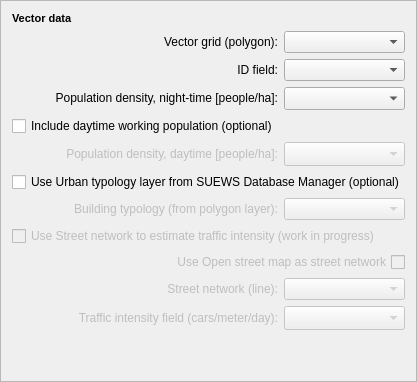
    <widget class="QFrame" name="frame_6">
     <property name="frameShape">
      <enum>QFrame::StyledPanel</enum>
     </property>
     <property name="frameShadow">
      <enum>QFrame::Raised</enum>
     </property>
     <layout class="QGridLayout" name="gridLayout_5">
      <item row="3" column="0">
       <widget class="QLabel" name="label_5">
        <property name="font">
         <font>
          <kerning>true</kerning>
         </font>
        </property>
        <property name="text">
         <string>ID field:</string>
        </property>
        <property name="alignment">
         <set>Qt::AlignRight|Qt::AlignTrailing|Qt::AlignVCenter</set>
        </property>
       </widget>
      </item>
      <item row="2" column="1">
       <widget class="QgsMapLayerComboBox" name="layerComboManagerPolygrid">
        <property name="maximumSize">
         <size>
          <width>16777215</width>
          <height>22</height>
         </size>
        </property>
       </widget>
      </item>
      <item row="12" column="0">
       <widget class="QLabel" name="label_29">
        <property name="enabled">
         <bool>false</bool>
        </property>
        <property name="font">
         <font>
          <kerning>true</kerning>
         </font>
        </property>
        <property name="text">
         <string>Street network (line):</string>
        </property>
        <property name="alignment">
         <set>Qt::AlignRight|Qt::AlignTrailing|Qt::AlignVCenter</set>
        </property>
       </widget>
      </item>
      <item row="9" column="1">
       <widget class="QgsMapLayerComboBox" name="layerComboManagerPolygridTypo">
        <property name="enabled">
         <bool>false</bool>
        </property>
        <property name="maximumSize">
         <size>
          <width>16777215</width>
          <height>22</height>
         </size>
        </property>
       </widget>
      </item>
      <item row="16" column="0">
       <spacer name="verticalSpacer_12">
        <property name="orientation">
         <enum>Qt::Vertical</enum>
        </property>
        <property name="sizeHint" stdset="0">
         <size>
          <width>20</width>
          <height>40</height>
         </size>
        </property>
       </spacer>
      </item>
      <item row="11" column="0" colspan="2">
       <widget class="QCheckBox" name="checkBoxOSM">
        <property name="enabled">
         <bool>false</bool>
        </property>
        <property name="layoutDirection">
         <enum>Qt::RightToLeft</enum>
        </property>
        <property name="text">
         <string>Use Open street map as street network</string>
        </property>
        <property name="checked">
         <bool>false</bool>
        </property>
       </widget>
      </item>
      <item row="4" column="0">
       <widget class="QLabel" name="label_27">
        <property name="text">
         <string>&lt;html&gt;&lt;head/&gt;&lt;body&gt;&lt;p&gt;Population density, night-time [people/ha]:&lt;/p&gt;&lt;/body&gt;&lt;/html&gt;</string>
        </property>
        <property name="alignment">
         <set>Qt::AlignRight|Qt::AlignTrailing|Qt::AlignVCenter</set>
        </property>
        <property name="buddy">
         <cstring></cstring>
        </property>
       </widget>
      </item>
      <item row="2" column="0">
       <widget class="QLabel" name="label">
        <property name="text">
         <string>Vector grid (polygon):</string>
        </property>
        <property name="alignment">
         <set>Qt::AlignRight|Qt::AlignTrailing|Qt::AlignVCenter</set>
        </property>
       </widget>
      </item>
      <item row="10" column="0" colspan="2">
       <widget class="QCheckBox" name="checkBoxTraffic">
        <property name="enabled">
         <bool>false</bool>
        </property>
        <property name="text">
         <string>Use Street network to estimate traffic intensity (work in progress)</string>
        </property>
        <property name="checked">
         <bool>false</bool>
        </property>
       </widget>
      </item>
      <item row="13" column="1">
       <widget class="QgsFieldComboBox" name="layerComboManagerTrafficField">
        <property name="enabled">
         <bool>false</bool>
        </property>
        <property name="sizeAdjustPolicy">
         <enum>QComboBox::AdjustToMinimumContentsLengthWithIcon</enum>
        </property>
       </widget>
      </item>
      <item row="12" column="1">
       <widget class="QgsMapLayerComboBox" name="layerComboManagerTraffic">
        <property name="enabled">
         <bool>false</bool>
        </property>
        <property name="maximumSize">
         <size>
          <width>16777215</width>
          <height>22</height>
         </size>
        </property>
       </widget>
      </item>
      <item row="9" column="0">
       <widget class="QLabel" name="label_21">
        <property name="enabled">
         <bool>false</bool>
        </property>
        <property name="font">
         <font>
          <kerning>true</kerning>
         </font>
        </property>
        <property name="text">
         <string>Building typology (from polygon layer):</string>
        </property>
        <property name="alignment">
         <set>Qt::AlignRight|Qt::AlignTrailing|Qt::AlignVCenter</set>
        </property>
       </widget>
      </item>
      <item row="6" column="0">
       <widget class="QLabel" name="pop_density_day_label">
        <property name="enabled">
         <bool>false</bool>
        </property>
        <property name="text">
         <string>&lt;html&gt;&lt;head/&gt;&lt;body&gt;&lt;p&gt;Population density, daytime [people/ha]:&lt;/p&gt;&lt;/body&gt;&lt;/html&gt;</string>
        </property>
        <property name="alignment">
         <set>Qt::AlignRight|Qt::AlignTrailing|Qt::AlignVCenter</set>
        </property>
        <property name="buddy">
         <cstring></cstring>
        </property>
       </widget>
      </item>
      <item row="6" column="1">
       <widget class="QgsFieldComboBox" name="pop_density_day">
        <property name="enabled">
         <bool>false</bool>
        </property>
        <property name="sizeAdjustPolicy">
         <enum>QComboBox::AdjustToMinimumContentsLengthWithIcon</enum>
        </property>
       </widget>
      </item>
      <item row="5" column="0">
       <widget class="QCheckBox" name="checkBox_day">
        <property name="text">
         <string>Include daytime working population (optional)</string>
        </property>
       </widget>
      </item>
      <item row="7" column="0" colspan="2">
       <widget class="QCheckBox" name="checkBoxTypology">
        <property name="text">
         <string>Use Urban typology layer from SUEWS Database Manager (optional)</string>
        </property>
        <property name="checked">
         <bool>false</bool>
        </property>
       </widget>
      </item>
      <item row="13" column="0">
       <widget class="QLabel" name="label_30">
        <property name="enabled">
         <bool>false</bool>
        </property>
        <property name="font">
         <font>
          <kerning>true</kerning>
         </font>
        </property>
        <property name="text">
         <string>Traffic intensity field (cars/meter/day):</string>
        </property>
        <property name="alignment">
         <set>Qt::AlignRight|Qt::AlignTrailing|Qt::AlignVCenter</set>
        </property>
       </widget>
      </item>
      <item row="4" column="1">
       <widget class="QgsFieldComboBox" name="pop_density">
        <property name="maximumSize">
         <size>
          <width>16777215</width>
          <height>23</height>
         </size>
        </property>
        <property name="sizeAdjustPolicy">
         <enum>QComboBox::AdjustToMinimumContentsLengthWithIcon</enum>
        </property>
       </widget>
      </item>
      <item row="0" column="0">
       <widget class="QLabel" name="label_17">
        <property name="text">
         <string>&lt;!DOCTYPE HTML PUBLIC &quot;-//W3C//DTD HTML 4.0//EN&quot; &quot;http://www.w3.org/TR/REC-html40/strict.dtd&quot;&gt;
&lt;html&gt;&lt;head&gt;&lt;meta name=&quot;qrichtext&quot; content=&quot;1&quot; /&gt;&lt;style type=&quot;text/css&quot;&gt;
p, li { white-space: pre-wrap; }
&lt;/style&gt;&lt;/head&gt;&lt;body style=&quot; font-family:'MS Shell Dlg 2'; font-size:7.8pt; font-weight:400; font-style:normal;&quot;&gt;
&lt;p style=&quot; margin-top:0px; margin-bottom:0px; margin-left:0px; margin-right:0px; -qt-block-indent:0; text-indent:0px;&quot;&gt;&lt;span style=&quot; font-size:8pt; font-weight:600;&quot;&gt;Vector data&lt;/span&gt;&lt;/p&gt;&lt;/body&gt;&lt;/html&gt;</string>
        </property>
       </widget>
      </item>
      <item row="3" column="1">
       <widget class="QgsFieldComboBox" name="layerComboManagerPolyField">
        <property name="maximumSize">
         <size>
          <width>16777215</width>
          <height>22</height>
         </size>
        </property>
        <property name="sizeAdjustPolicy">
         <enum>QComboBox::AdjustToMinimumContentsLengthWithIcon</enum>
        </property>
       </widget>
      </item>
     </layout>
    </widget>
